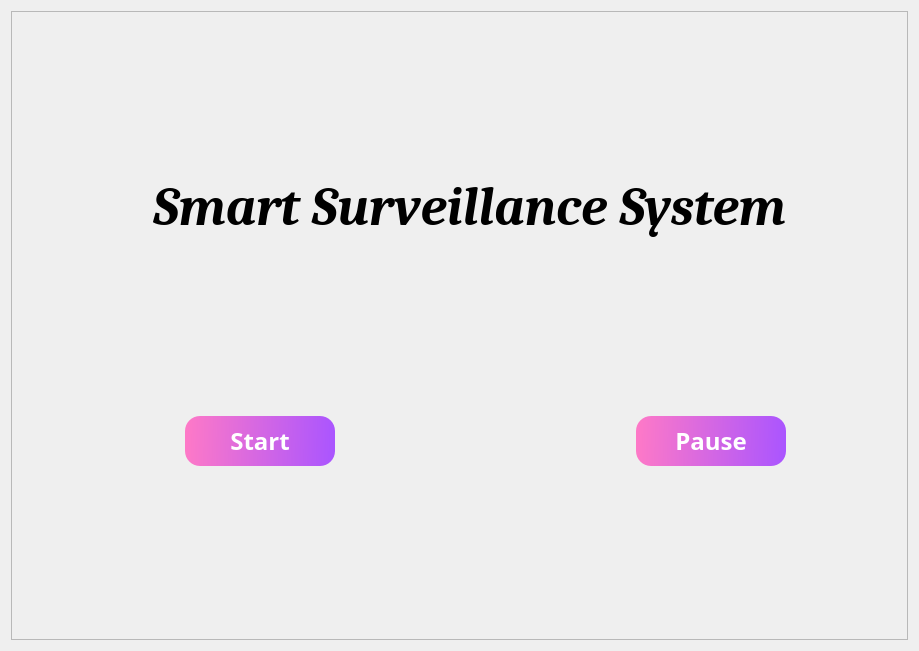
                  <widget class="QWidget" name="page_home">
                   <layout class="QGridLayout" name="gridLayout">
                    <item row="0" column="0">
                     <widget class="QFrame" name="frame_2">
                      <property name="frameShape">
                       <enum>QFrame::StyledPanel</enum>
                      </property>
                      <property name="frameShadow">
                       <enum>QFrame::Raised</enum>
                      </property>
                      <layout class="QGridLayout" name="gridLayout_4">
                       <item row="0" column="2">
                        <spacer name="verticalSpacer_4">
                         <property name="orientation">
                          <enum>Qt::Vertical</enum>
                         </property>
                         <property name="sizeHint" stdset="0">
                          <size>
                           <width>28</width>
                           <height>155</height>
                          </size>
                         </property>
                        </spacer>
                       </item>
                       <item row="0" column="3">
                        <spacer name="verticalSpacer_6">
                         <property name="orientation">
                          <enum>Qt::Vertical</enum>
                         </property>
                         <property name="sizeHint" stdset="0">
                          <size>
                           <width>257</width>
                           <height>137</height>
                          </size>
                         </property>
                        </spacer>
                       </item>
                       <item row="0" column="4" colspan="2">
                        <spacer name="verticalSpacer_5">
                         <property name="orientation">
                          <enum>Qt::Vertical</enum>
                         </property>
                         <property name="sizeHint" stdset="0">
                          <size>
                           <width>170</width>
                           <height>137</height>
                          </size>
                         </property>
                        </spacer>
                       </item>
                       <item row="1" column="0">
                        <spacer name="horizontalSpacer_3">
                         <property name="orientation">
                          <enum>Qt::Horizontal</enum>
                         </property>
                         <property name="sizeHint" stdset="0">
                          <size>
                           <width>126</width>
                           <height>20</height>
                          </size>
                         </property>
                        </spacer>
                       </item>
                       <item row="1" column="1" colspan="5">
                        <widget class="QLabel" name="imglabel">
                         <property name="font">
                          <font>
                           <family>Cambria</family>
                           <pointsize>-1</pointsize>
                           <weight>75</weight>
                           <italic>true</italic>
                           <bold>true</bold>
                           <kerning>true</kerning>
                          </font>
                         </property>
                         <property name="styleSheet">
                          <string notr="true">*
{
font-family: Cambria;
font-size:54px;

}
</string>
                         </property>
                         <property name="frameShape">
                          <enum>QFrame::NoFrame</enum>
                         </property>
                         <property name="frameShadow">
                          <enum>QFrame::Plain</enum>
                         </property>
                         <property name="lineWidth">
                          <number>1</number>
                         </property>
                         <property name="text">
                          <string>Smart Surveillance System</string>
                         </property>
                         <property name="scaledContents">
                          <bool>true</bool>
                         </property>
                        </widget>
                       </item>
                       <item row="1" column="6">
                        <spacer name="horizontalSpacer_7">
                         <property name="orientation">
                          <enum>Qt::Horizontal</enum>
                         </property>
                         <property name="sizeHint" stdset="0">
                          <size>
                           <width>112</width>
                           <height>20</height>
                          </size>
                         </property>
                        </spacer>
                       </item>
                       <item row="2" column="2">
                        <spacer name="verticalSpacer_2">
                         <property name="orientation">
                          <enum>Qt::Vertical</enum>
                         </property>
                         <property name="sizeHint" stdset="0">
                          <size>
                           <width>20</width>
                           <height>155</height>
                          </size>
                         </property>
                        </spacer>
                       </item>
                       <item row="2" column="4" colspan="2">
                        <spacer name="verticalSpacer_3">
                         <property name="orientation">
                          <enum>Qt::Vertical</enum>
                         </property>
                         <property name="sizeHint" stdset="0">
                          <size>
                           <width>176</width>
                           <height>122</height>
                          </size>
                         </property>
                        </spacer>
                       </item>
                       <item row="3" column="0" colspan="2">
                        <spacer name="horizontalSpacer_9">
                         <property name="orientation">
                          <enum>Qt::Horizontal</enum>
                         </property>
                         <property name="sizeHint" stdset="0">
                          <size>
                           <width>134</width>
                           <height>82</height>
                          </size>
                         </property>
                        </spacer>
                       </item>
                       <item row="3" column="2">
                        <widget class="QPushButton" name="start">
                         <property name="minimumSize">
                          <size>
                           <width>150</width>
                           <height>50</height>
                          </size>
                         </property>
                         <property name="font">
                          <font>
                           <family>century gothic</family>
                           <pointsize>-1</pointsize>
                           <weight>75</weight>
                           <bold>true</bold>
                          </font>
                         </property>
                         <property name="toolTip">
                          <string>&lt;html&gt;&lt;head/&gt;&lt;body&gt;&lt;p&gt;&lt;span style=&quot; font-size:8pt;&quot;&gt;Press the button to start surveillance&lt;/span&gt;&lt;/p&gt;&lt;/body&gt;&lt;/html&gt;</string>
                         </property>
                         <property name="styleSheet">
                          <string notr="true">*
{
font-family:century gothic;
font-size:24px;
}

QPushButton
{
background-color: qlineargradient(spread:pad, x1:0, y1:0.511364, x2:1, y2:0.523, stop:0 rgba(254, 121, 199, 255), stop:1 rgba(170, 85, 255, 255));
border-radius:60px;
}


QPushButton
{
color:white;
border-radius:15px;
}


QPushButton:hover
{
color:#3333;
border-radius:15px;
background:#4e576a;
}</string>
                         </property>
                         <property name="text">
                          <string>Start</string>
                         </property>
                         <property name="icon">
                          <iconset resource="files.qrc">
                           <normaloff>:/20x20/icons/20x20/cil-camera.png</normaloff>:/20x20/icons/20x20/cil-camera.png</iconset>
                         </property>
                         <property name="iconSize">
                          <size>
                           <width>100</width>
                           <height>100</height>
                          </size>
                         </property>
                        </widget>
                       </item>
                       <item row="3" column="3" colspan="2">
                        <spacer name="horizontalSpacer">
                         <property name="orientation">
                          <enum>Qt::Horizontal</enum>
                         </property>
                         <property name="sizeHint" stdset="0">
                          <size>
                           <width>260</width>
                           <height>20</height>
                          </size>
                         </property>
                        </spacer>
                       </item>
                       <item row="3" column="5">
                        <widget class="QPushButton" name="pause">
                         <property name="minimumSize">
                          <size>
                           <width>150</width>
                           <height>50</height>
                          </size>
                         </property>
                         <property name="font">
                          <font>
                           <family>century gothic</family>
                           <pointsize>-1</pointsize>
                           <weight>75</weight>
                           <bold>true</bold>
                          </font>
                         </property>
                         <property name="toolTip">
                          <string>&lt;html&gt;&lt;head/&gt;&lt;body&gt;&lt;p&gt;&lt;span style=&quot; font-size:8pt;&quot;&gt;Press the button to Stop Surveillance&lt;/span&gt;&lt;/p&gt;&lt;/body&gt;&lt;/html&gt;</string>
                         </property>
                         <property name="styleSheet">
                          <string notr="true">*
{
font-family:century gothic;
font-size:24px;
}

QPushButton
{
background-color: qlineargradient(spread:pad, x1:0, y1:0.511364, x2:1, y2:0.523, stop:0 rgba(254, 121, 199, 255), stop:1 rgba(170, 85, 255, 255));
border-radius:60px;
}


QPushButton
{
color:white;
border-radius:15px;
}


QPushButton:hover
{
color:#3333;
border-radius:15px;
background:#4e576a;
}</string>
                         </property>
                         <property name="text">
                          <string>Pause</string>
                         </property>
                         <property name="icon">
                          <iconset resource="files.qrc">
                           <normaloff>:/20x20/icons/20x20/cil-camera.png</normaloff>:/20x20/icons/20x20/cil-camera.png</iconset>
                         </property>
                         <property name="iconSize">
                          <size>
                           <width>100</width>
                           <height>100</height>
                          </size>
                         </property>
                        </widget>
                       </item>
                       <item row="3" column="6">
                        <spacer name="horizontalSpacer_10">
                         <property name="orientation">
                          <enum>Qt::Horizontal</enum>
                         </property>
                         <property name="sizeHint" stdset="0">
                          <size>
                           <width>112</width>
                           <height>20</height>
                          </size>
                         </property>
                        </spacer>
                       </item>
                       <item row="4" column="2">
                        <spacer name="verticalSpacer_7">
                         <property name="orientation">
                          <enum>Qt::Vertical</enum>
                         </property>
                         <property name="sizeHint" stdset="0">
                          <size>
                           <width>28</width>
                           <height>148</height>
                          </size>
                         </property>
                        </spacer>
                       </item>
                       <item row="4" column="5">
                        <spacer name="verticalSpacer_8">
                         <property name="orientation">
                          <enum>Qt::Vertical</enum>
                         </property>
                         <property name="sizeHint" stdset="0">
                          <size>
                           <width>28</width>
                           <height>119</height>
                          </size>
                         </property>
                        </spacer>
                       </item>
                      </layout>
                     </widget>
                    </item>
                   </layout>
                  </widget>
